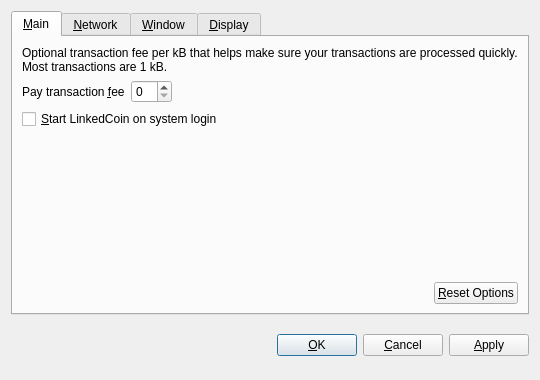
<?xml version="1.0" encoding="UTF-8"?>
<ui version="4.0">
 <class>OptionsDialog</class>
 <widget class="QDialog" name="OptionsDialog">
  <property name="geometry">
   <rect>
    <x>0</x>
    <y>0</y>
    <width>540</width>
    <height>380</height>
   </rect>
  </property>
  <property name="windowTitle">
   <string>Options</string>
  </property>
  <property name="modal">
   <bool>true</bool>
  </property>
  <layout class="QVBoxLayout" name="verticalLayout">
   <item>
    <widget class="QTabWidget" name="tabWidget">
     <property name="tabPosition">
      <enum>QTabWidget::North</enum>
     </property>
     <property name="currentIndex">
      <number>0</number>
     </property>
     <widget class="QWidget" name="tabMain">
      <attribute name="title">
       <string>&amp;Main</string>
      </attribute>
      <layout class="QVBoxLayout" name="verticalLayout_Main">
       <item>
        <widget class="QLabel" name="transactionFeeInfoLabel">
         <property name="text">
          <string>Optional transaction fee per kB that helps make sure your transactions are processed quickly. Most transactions are 1 kB.</string>
         </property>
         <property name="textFormat">
          <enum>Qt::PlainText</enum>
         </property>
         <property name="wordWrap">
          <bool>true</bool>
         </property>
        </widget>
       </item>
       <item>
        <layout class="QHBoxLayout" name="horizontalLayout_1_Main">
         <item>
          <widget class="QLabel" name="transactionFeeLabel">
           <property name="text">
            <string>Pay transaction &amp;fee</string>
           </property>
           <property name="textFormat">
            <enum>Qt::PlainText</enum>
           </property>
           <property name="buddy">
            <cstring>transactionFee</cstring>
           </property>
          </widget>
         </item>
         <item>
          <widget class="BitcoinAmountField" name="transactionFee"/>
         </item>
         <item>
          <spacer name="horizontalSpacer_1_Main">
           <property name="orientation">
            <enum>Qt::Horizontal</enum>
           </property>
           <property name="sizeHint" stdset="0">
            <size>
             <width>40</width>
             <height>20</height>
            </size>
           </property>
          </spacer>
         </item>
        </layout>
       </item>
       <item>
        <widget class="QCheckBox" name="bitcoinAtStartup">
         <property name="toolTip">
          <string>Automatically start LinkedCoin after logging in to the system.</string>
         </property>
         <property name="text">
          <string>&amp;Start LinkedCoin on system login</string>
         </property>
        </widget>
       </item>
       <item>
        <spacer name="verticalSpacer_Main">
         <property name="orientation">
          <enum>Qt::Vertical</enum>
         </property>
         <property name="sizeHint" stdset="0">
          <size>
           <width>20</width>
           <height>40</height>
          </size>
         </property>
        </spacer>
       </item>
       <item>
        <layout class="QHBoxLayout" name="horizontalLayout_2_Main">
         <item>
          <spacer name="horizontalSpacer_2_Main">
           <property name="orientation">
            <enum>Qt::Horizontal</enum>
           </property>
           <property name="sizeHint" stdset="0">
            <size>
             <width>40</width>
             <height>20</height>
            </size>
           </property>
          </spacer>
         </item>
         <item>
          <widget class="QPushButton" name="resetButton">
           <property name="toolTip">
            <string>Reset all client options to default.</string>
           </property>
           <property name="text">
            <string>&amp;Reset Options</string>
           </property>
           <property name="autoDefault">
            <bool>false</bool>
           </property>
          </widget>
         </item>
        </layout>
       </item>
      </layout>
     </widget>
     <widget class="QWidget" name="tabNetwork">
      <attribute name="title">
       <string>&amp;Network</string>
      </attribute>
      <layout class="QVBoxLayout" name="verticalLayout_Network">
       <item>
        <widget class="QCheckBox" name="mapPortUpnp">
         <property name="toolTip">
          <string>Automatically open the LinkedCoin client port on the router. This only works when your router supports UPnP and it is enabled.</string>
         </property>
         <property name="text">
          <string>Map port using &amp;UPnP</string>
         </property>
        </widget>
       </item>
       <item>
        <widget class="QCheckBox" name="connectSocks">
         <property name="toolTip">
          <string>Connect to the LinkedCoin network through a SOCKS proxy (e.g. when connecting through Tor).</string>
         </property>
         <property name="text">
          <string>&amp;Connect through SOCKS proxy:</string>
         </property>
        </widget>
       </item>
       <item>
        <layout class="QHBoxLayout" name="horizontalLayout_Network">
         <item>
          <widget class="QLabel" name="proxyIpLabel">
           <property name="text">
            <string>Proxy &amp;IP:</string>
           </property>
           <property name="textFormat">
            <enum>Qt::PlainText</enum>
           </property>
           <property name="buddy">
            <cstring>proxyIp</cstring>
           </property>
          </widget>
         </item>
         <item>
          <widget class="QValidatedLineEdit" name="proxyIp">
           <property name="maximumSize">
            <size>
             <width>140</width>
             <height>16777215</height>
            </size>
           </property>
           <property name="toolTip">
            <string>IP address of the proxy (e.g. 127.0.0.1)</string>
           </property>
          </widget>
         </item>
         <item>
          <widget class="QLabel" name="proxyPortLabel">
           <property name="text">
            <string>&amp;Port:</string>
           </property>
           <property name="textFormat">
            <enum>Qt::PlainText</enum>
           </property>
           <property name="buddy">
            <cstring>proxyPort</cstring>
           </property>
          </widget>
         </item>
         <item>
          <widget class="QLineEdit" name="proxyPort">
           <property name="maximumSize">
            <size>
             <width>55</width>
             <height>16777215</height>
            </size>
           </property>
           <property name="toolTip">
            <string>Port of the proxy (e.g. 9050)</string>
           </property>
          </widget>
         </item>
         <item>
          <widget class="QLabel" name="socksVersionLabel">
           <property name="text">
            <string>SOCKS &amp;Version:</string>
           </property>
           <property name="textFormat">
            <enum>Qt::PlainText</enum>
           </property>
           <property name="buddy">
            <cstring>socksVersion</cstring>
           </property>
          </widget>
         </item>
         <item>
          <widget class="QValueComboBox" name="socksVersion">
           <property name="toolTip">
            <string>SOCKS version of the proxy (e.g. 5)</string>
           </property>
          </widget>
         </item>
         <item>
          <spacer name="horizontalSpacer_Network">
           <property name="orientation">
            <enum>Qt::Horizontal</enum>
           </property>
           <property name="sizeHint" stdset="0">
            <size>
             <width>40</width>
             <height>20</height>
            </size>
           </property>
          </spacer>
         </item>
        </layout>
       </item>
       <item>
        <spacer name="verticalSpacer_Network">
         <property name="orientation">
          <enum>Qt::Vertical</enum>
         </property>
         <property name="sizeHint" stdset="0">
          <size>
           <width>20</width>
           <height>40</height>
          </size>
         </property>
        </spacer>
       </item>
      </layout>
     </widget>
     <widget class="QWidget" name="tabWindow">
      <attribute name="title">
       <string>&amp;Window</string>
      </attribute>
      <layout class="QVBoxLayout" name="verticalLayout_Window">
       <item>
        <widget class="QCheckBox" name="minimizeToTray">
         <property name="toolTip">
          <string>Show only a tray icon after minimizing the window.</string>
         </property>
         <property name="text">
          <string>&amp;Minimize to the tray instead of the taskbar</string>
         </property>
        </widget>
       </item>
       <item>
        <widget class="QCheckBox" name="minimizeOnClose">
         <property name="toolTip">
          <string>Minimize instead of exit the application when the window is closed. When this option is enabled, the application will be closed only after selecting Quit in the menu.</string>
         </property>
         <property name="text">
          <string>M&amp;inimize on close</string>
         </property>
        </widget>
       </item>
       <item>
        <spacer name="verticalSpacer_Window">
         <property name="orientation">
          <enum>Qt::Vertical</enum>
         </property>
         <property name="sizeHint" stdset="0">
          <size>
           <width>20</width>
           <height>40</height>
          </size>
         </property>
        </spacer>
       </item>
      </layout>
     </widget>
     <widget class="QWidget" name="tabDisplay">
      <attribute name="title">
       <string>&amp;Display</string>
      </attribute>
      <layout class="QVBoxLayout" name="verticalLayout_Display">
       <item>
        <layout class="QHBoxLayout" name="horizontalLayout_1_Display">
         <item>
          <widget class="QLabel" name="langLabel">
           <property name="text">
            <string>User Interface &amp;language:</string>
           </property>
           <property name="textFormat">
            <enum>Qt::PlainText</enum>
           </property>
           <property name="buddy">
            <cstring>lang</cstring>
           </property>
          </widget>
         </item>
         <item>
          <widget class="QValueComboBox" name="lang">
           <property name="toolTip">
            <string>The user interface language can be set here. This setting will take effect after restarting LinkedCoin.</string>
           </property>
          </widget>
         </item>
        </layout>
       </item>
       <item>
        <layout class="QHBoxLayout" name="horizontalLayout_2_Display">
         <item>
          <widget class="QLabel" name="unitLabel">
           <property name="text">
            <string>&amp;Unit to show amounts in:</string>
           </property>
           <property name="textFormat">
            <enum>Qt::PlainText</enum>
           </property>
           <property name="buddy">
            <cstring>unit</cstring>
           </property>
          </widget>
         </item>
         <item>
          <widget class="QValueComboBox" name="unit">
           <property name="toolTip">
            <string>Choose the default subdivision unit to show in the interface and when sending coins.</string>
           </property>
          </widget>
         </item>
        </layout>
       </item>
       <item>
        <widget class="QCheckBox" name="displayAddresses">
         <property name="toolTip">
          <string>Whether to show LinkedCoin addresses in the transaction list or not.</string>
         </property>
         <property name="text">
          <string>&amp;Display addresses in transaction list</string>
         </property>
        </widget>
       </item>
       <item>
        <widget class="QCheckBox" name="coinControlFeatures">
         <property name="toolTip">
          <string>Whether to show coin control features or not.</string>
         </property>
         <property name="text">
          <string>Display coin &amp;control features (experts only!)</string>
         </property>
        </widget>
       </item>
       <item>
        <spacer name="verticalSpacer_Display">
         <property name="orientation">
          <enum>Qt::Vertical</enum>
         </property>
         <property name="sizeHint" stdset="0">
          <size>
           <width>20</width>
           <height>40</height>
          </size>
         </property>
        </spacer>
       </item>
      </layout>
     </widget>
    </widget>
   </item>
   <item>
    <layout class="QHBoxLayout" name="horizontalLayout_Buttons">
     <item>
      <spacer name="horizontalSpacer_1">
       <property name="orientation">
        <enum>Qt::Horizontal</enum>
       </property>
       <property name="sizeHint" stdset="0">
        <size>
         <width>40</width>
         <height>48</height>
        </size>
       </property>
      </spacer>
     </item>
     <item>
      <widget class="QLabel" name="statusLabel">
       <property name="font">
        <font>
         <weight>75</weight>
         <bold>true</bold>
        </font>
       </property>
       <property name="text">
        <string/>
       </property>
       <property name="textFormat">
        <enum>Qt::PlainText</enum>
       </property>
       <property name="wordWrap">
        <bool>true</bool>
       </property>
      </widget>
     </item>
     <item>
      <spacer name="horizontalSpacer_2">
       <property name="orientation">
        <enum>Qt::Horizontal</enum>
       </property>
       <property name="sizeHint" stdset="0">
        <size>
         <width>40</width>
         <height>48</height>
        </size>
       </property>
      </spacer>
     </item>
     <item>
      <widget class="QPushButton" name="okButton">
       <property name="text">
        <string>&amp;OK</string>
       </property>
      </widget>
     </item>
     <item>
      <widget class="QPushButton" name="cancelButton">
       <property name="text">
        <string>&amp;Cancel</string>
       </property>
       <property name="autoDefault">
        <bool>false</bool>
       </property>
      </widget>
     </item>
     <item>
      <widget class="QPushButton" name="applyButton">
       <property name="text">
        <string>&amp;Apply</string>
       </property>
       <property name="autoDefault">
        <bool>false</bool>
       </property>
      </widget>
     </item>
    </layout>
   </item>
  </layout>
 </widget>
 <customwidgets>
  <customwidget>
   <class>BitcoinAmountField</class>
   <extends>QSpinBox</extends>
   <header>bitcoinamountfield.h</header>
  </customwidget>
  <customwidget>
   <class>QValueComboBox</class>
   <extends>QComboBox</extends>
   <header>qvaluecombobox.h</header>
  </customwidget>
  <customwidget>
   <class>QValidatedLineEdit</class>
   <extends>QLineEdit</extends>
   <header>qvalidatedlineedit.h</header>
  </customwidget>
 </customwidgets>
 <resources/>
 <connections/>
</ui>
